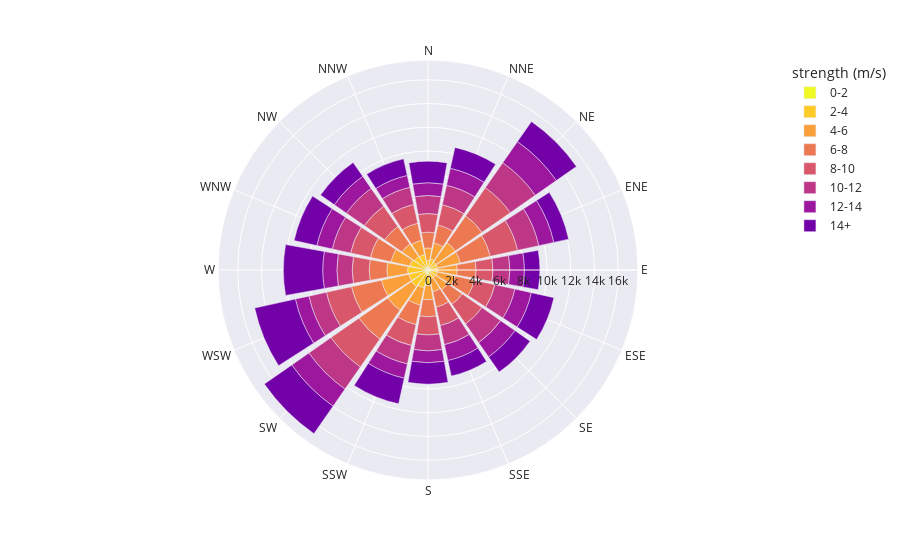

The notebook cell saved with this chart:
### Code cell
import plotly.express as px
fig = px.bar_polar(df, r="frequency", theta="direction",
                   color="strength (m/s)", template="seaborn",
                   color_discrete_sequence= px.colors.sequential.Plasma_r)
fig.show()

### Figure 1 — Plotly figure (JSON) as saved in the notebook; plotly's stock layout.template omitted (floating-point values rounded to 4 significant figures)
{"data": [{"hovertemplate": "strength (m/s)=0-2<br>frequency=%{r}<br>direction=%{theta}<extra></extra>", "legendgroup": "0-2", "marker": {"color": "#f0f921", "pattern": {"shape": ""}}, "name": "0-2", "r": [37, 36, 29, 47, 40, 24, 37, 42, 342, 351, 306, 301, 295, 271, 304, 310], "showlegend": true, "subplot": "polar", "theta": ["N", "NNE", "NE", "ENE", "E", "ESE", "SE", "SSE", "S", "SSW", "SW", "WSW", "W", "WNW", "NW", "NNW"], "type": "barpolar"}, {"hovertemplate": "strength (m/s)=2-4<br>frequency=%{r}<br>direction=%{theta}<extra></extra>", "legendgroup": "2-4", "marker": {"color": "#fdca26", "pattern": {"shape": ""}}, "name": "2-4", "r": [754, 901, 801, 771, 771, 794, 754, 712, 954, 1187, 1385, 1352, 1416, 1278, 1073, 1017], "showlegend": true, "subplot": "polar", "theta": ["N", "NNE", "NE", "ENE", "E", "ESE", "SE", "SSE", "S", "SSW", "SW", "WSW", "W", "WNW", "NW", "NNW"], "type": "barpolar"}, {"hovertemplate": "strength (m/s)=4-6<br>frequency=%{r}<br>direction=%{theta}<extra></extra>", "legendgroup": "4-6", "marker": {"color": "#fb9f3a", "pattern": {"shape": ""}}, "name": "4-6", "r": [1059, 1395, 1973, 1962, 1652, 1500, 1227, 1117, 1206, 1488, 2426, 2356, 1752, 1642, 1285, 1232], "showlegend": true, "subplot": "polar", "theta": ["N", "NNE", "NE", "ENE", "E", "ESE", "SE", "SSE", "S", "SSW", "SW", "WSW", "W", "WNW", "NW", "NNW"], "type": "barpolar"}, {"hovertemplate": "strength (m/s)=6-8<br>frequency=%{r}<br>direction=%{theta}<extra></extra>", "legendgroup": "6-8", "marker": {"color": "#ed7953", "pattern": {"shape": ""}}, "name": "6-8", "r": [1333, 1550, 2737, 2583, 1587, 1670, 1498, 1325, 1430, 1677, 2961, 2584, 1485, 1769, 1785, 1469], "showlegend": true, "subplot": "polar", "theta": ["N", "NNE", "NE", "ENE", "E", "ESE", "SE", "SSE", "S", "SSW", "SW", "WSW", "W", "WNW", "NW", "NNW"], "type": "barpolar"}, {"hovertemplate": "strength (m/s)=8-10<br>frequency=%{r}<br>direction=%{theta}<extra></extra>", "legendgroup": "8-10", "marker": {"color": "#d8576b", "pattern": {"shape": ""}}, "name": "8-10", "r": [1562, 1735, 2895, 2354, 1412, 1775, 2015, 1591, 1531, 1799, 2865, 2156, 1423, 1709, 2082, 1620], "showlegend": true, "subplot": "polar", "theta": ["N", "NNE", "NE", "ENE", "E", "ESE", "SE", "SSE", "S", "SSW", "SW", "WSW", "W", "WNW", "NW", "NNW"], "type": "barpolar"}, {"hovertemplate": "strength (m/s)=10-12<br>frequency=%{r}<br>direction=%{theta}<extra></extra>", "legendgroup": "10-12", "marker": {"color": "#bd3786", "pattern": {"shape": ""}}, "name": "10-12", "r": [1522, 1677, 2561, 1829, 1424, 1722, 1914, 1647, 1338, 1582, 2266, 1503, 1293, 1567, 1833, 1469], "showlegend": true, "subplot": "polar", "theta": ["N", "NNE", "NE", "ENE", "E", "ESE", "SE", "SSE", "S", "SSW", "SW", "WSW", "W", "WNW", "NW", "NNW"], "type": "barpolar"}, {"hovertemplate": "strength (m/s)=12-14<br>frequency=%{r}<br>direction=%{theta}<extra></extra>", "legendgroup": "12-14", "marker": {"color": "#9c179e", "pattern": {"shape": ""}}, "name": "12-14", "r": [1073, 1460, 2162, 1292, 1222, 1418, 1467, 1364, 999, 1235, 1751, 1163, 1191, 1333, 1238, 1025], "showlegend": true, "subplot": "polar", "theta": ["N", "NNE", "NE", "ENE", "E", "ESE", "SE", "SSE", "S", "SSW", "SW", "WSW", "W", "WNW", "NW", "NNW"], "type": "barpolar"}, {"hovertemplate": "strength (m/s)=14+<br>frequency=%{r}<br>direction=%{theta}<extra></extra>", "legendgroup": "14+", "marker": {"color": "#7201a8", "pattern": {"shape": ""}}, "name": "14+", "r": [1809, 1799, 2057, 1270, 1302, 1939, 1553, 1332, 1798, 2204, 2815, 3506, 3307, 1958, 1414, 1426], "showlegend": true, "subplot": "polar", "theta": ["N", "NNE", "NE", "ENE", "E", "ESE", "SE", "SSE", "S", "SSW", "SW", "WSW", "W", "WNW", "NW", "NNW"], "type": "barpolar"}], "layout": {"autosize": true, "barmode": "relative", "legend": {"title": {"text": "strength (m/s)"}, "tracegroupgap": 0}, "margin": {"t": 60}, "polar": {"angularaxis": {"direction": "clockwise", "rotation": 90, "type": "category"}, "domain": {"x": [0, 1], "y": [0, 1]}, "radialaxis": {"autorange": true, "range": [0, 17660.0], "type": "linear"}}}}
